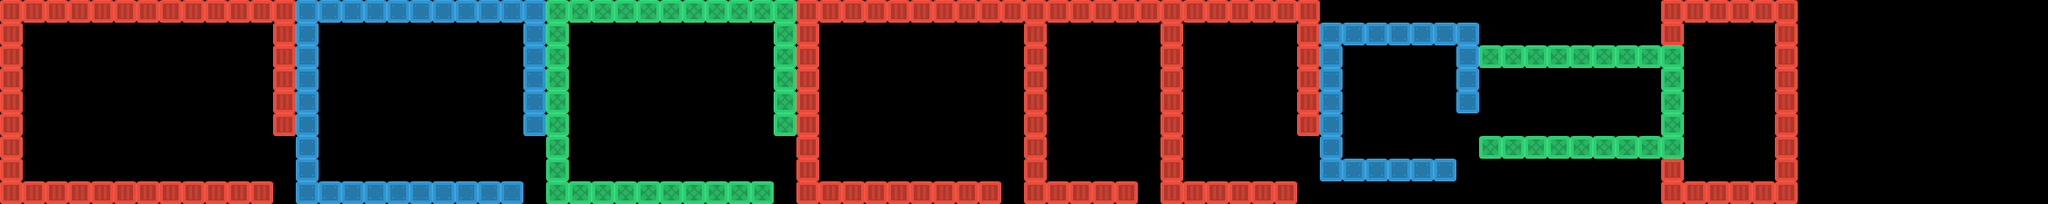

Rendered tile map (Tiled .tmx) drawn with the repository's tilesets; below, a short description and the map source with its tile grids summarised:
An orthogonal 90x9 tile map with 32x32 px tiles, 3 tile layers (blue, green, red), 3 tilesets and 18 objects.

<map version="1.0" tiledversion="1.0.2" orientation="orthogonal" renderorder="left-up" width="90" height="9" tilewidth="32" tileheight="32" nextobjectid="24">
 <tileset firstgid="1" source="redBlock.tsx" />
 <tileset firstgid="2" source="blueBlock.tsx" />
 <tileset firstgid="3" source="greenBlock.tsx" />
 <layer name="blue" width="90" height="9">
  <data>[810 cells, 54 non-empty, 1 distinct tile ids]</data>
 </layer>
 <layer name="green" width="90" height="9">
  <data>[810 cells, 54 non-empty, 1 distinct tile ids]</data>
 </layer>
 <layer name="red" width="90" height="9">
  <data>[810 cells, 127 non-empty, 1 distinct tile ids]</data>
 </layer>
 <objectgroup name="spawnPoint">
  <object id="22" x="47" y="158">
   <ellipse />
  </object>
 </objectgroup>
 <objectgroup name="end">
  <object id="3" x="2432" y="160">
   <ellipse />
  </object>
 </objectgroup>
 <objectgroup name="coins">
  <object id="4" x="2304" y="160">
   <ellipse />
  </object>
  <object id="5" x="2272" y="160">
   <ellipse />
  </object>
  <object id="6" x="2336" y="160">
   <ellipse />
  </object>
  <object id="7" x="2368" y="160">
   <ellipse />
  </object>
  <object id="8" x="2240" y="160">
   <ellipse />
  </object>
  <object id="9" x="2208" y="160">
   <ellipse />
  </object>
  <object id="10" x="1952" y="192">
   <ellipse />
  </object>
  <object id="11" x="1728" y="224">
   <ellipse />
  </object>
  <object id="12" x="1536" y="224">
   <ellipse />
  </object>
  <object id="13" x="1216" y="224">
   <ellipse />
  </object>
  <object id="14" x="1760" y="224">
   <ellipse />
  </object>
  <object id="15" x="512" y="224">
   <ellipse />
  </object>
  <object id="16" x="864" y="224">
   <ellipse />
  </object>
  <object id="17" x="896" y="224">
   <ellipse />
  </object>
  <object id="20" x="1248" y="224">
   <ellipse />
  </object>
  <object id="21" x="1984" y="192">
   <ellipse />
  </object>
 </objectgroup>
</map>
